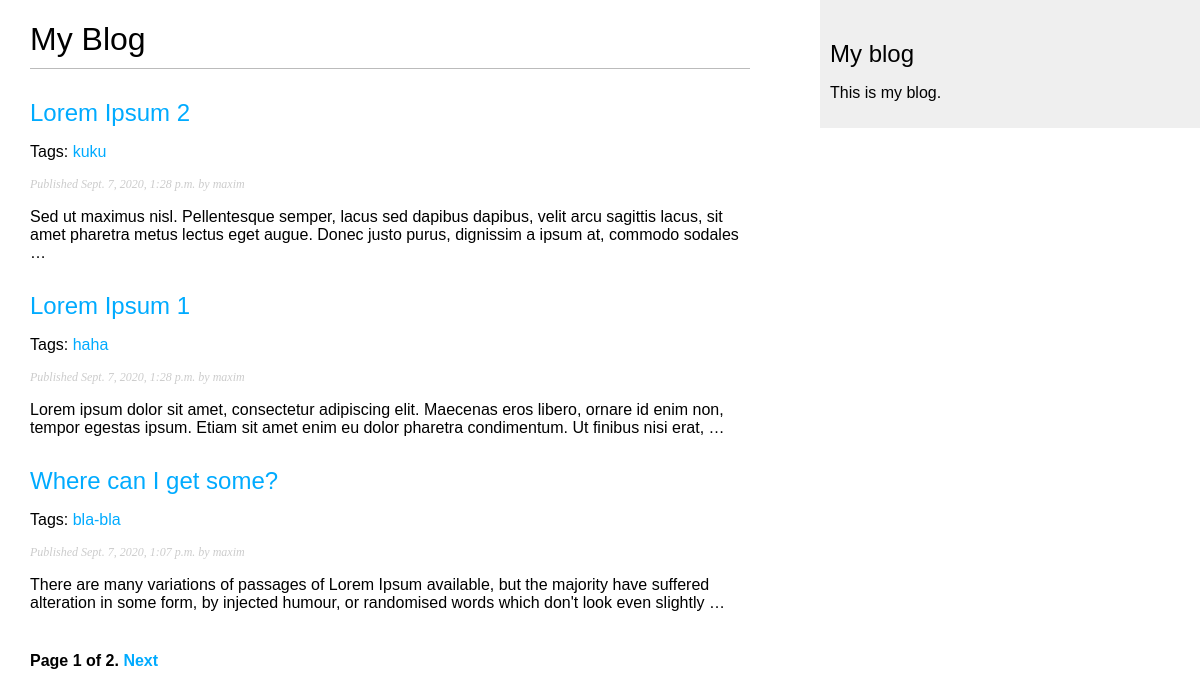
Screenshot of /blog/ with the database file from the repository.
### blog/models.py (models this page shows, shortened)
class Post(models.Model):
    STATUS_CHOICES = (
        ('draft', 'Draft'),
        ('published', 'Published'),
    )
    title = models.CharField(max_length=250)
    slug = models.SlugField(max_length=250,
                            unique_for_date='publish')
    author = models.ForeignKey(User,
                              on_delete=models.CASCADE,
                              related_name='blog_posts')
    body = models.TextField()
    publish = models.DateTimeField(default=timezone.now)
    created = models.DateTimeField(auto_now_add=True)
    updated = models.DateTimeField(auto_now=True)
    status = models.CharField(max_length=10,
                              choices=STATUS_CHOICES,
                              default='draft')
    objects = models.Manager() # The default manager.
    published = PublishedManager() # Our custom manager.
    tags = TaggableManager()
    class Meta:
        ordering = ('-publish',)
    def get_absolute_url(self):
        return reverse('blog:post_detail',
                       args=[self.publish.year,
                             self.publish.month,
                             self.publish.day, self.slug])

### blog/views.py (the view)
# urls.py: path('', views.post_list, name='post_list'),
def post_list(request, tag_slug=None):
    object_list = Post.published.all()
    tag = None
    if tag_slug:
        tag = get_object_or_404(Tag, slug=tag_slug)
        object_list = object_list.filter(tags__in=[tag])
    paginator = Paginator(object_list, 3) # 3 posts in each page
    page = request.GET.get('page')
    try:
        posts = paginator.page(page)
    except PageNotAnInteger:
        posts = paginator.page(1)
    except EmptyPage:
        posts = paginator.page(paginator.num_pages)
    return render(request,
                 'blog/post/list.html',
                 {'page': page,
                  'posts': posts,
                  'tag': tag})

### blog/models.py (called while the page is built)
    def get_queryset(self):
        return super().get_queryset().filter(status='published')

### blog/templates/blog/post/list.html (shortened to what this page needs)
{% extends "blog/base.html" %}
{% block content %}
  <h1>My Blog</h1>
  {% for post in posts %}
    <h2>
      <a href="{{ post.get_absolute_url }}">
        {{ post.title }}
      </a>
    </h2>
    <p class="tags">
      Tags:
      {% for tag in post.tags.all %}
        <a href="{% url "blog:post_list_by_tag" tag.slug %}">
          {{ tag.name }}
        </a>
      {% endfor %}
    </p>
    <p class="date">
      Published {{ post.publish }} by {{ post.author }}
    </p>
    {{ post.body|truncatewords:30|linebreaks }}
  {% endfor %}
  {% include "pagination.html" with page=posts %}
{% endblock %}

### blog/templates/blog/base.html (shortened to what this page needs)
{% load static %}
<!DOCTYPE html>
<html>
<head>
  <link href="{% static "css/blog.css" %}" rel="stylesheet">
</head>
<body>
  <div id="content">
    {% block content %}
    {% endblock %}
  </div>
  <div id="sidebar">
    <h2>My blog</h2>
    <p>This is my blog.</p>
  </div>
</body>
</html>

### blog/templates/pagination.html (shortened to what this page needs)
<div class="pagination">
    <span class="step-links">
      <span class="current">
        Page {{ page.number }} of {{ page.paginator.num_pages }}.
      </span>
      {% if page.has_next %}
        <a href="?page={{ page.next_page_number }}">Next</a>
      {% endif %}
    </span>
  </div>

### blog/static/css/blog.css (style rules this page uses)
body { margin:0; padding:0; font-family:helvetica, sans-serif; }
a { color:#00abff; text-decoration:none; }
h1 { font-weight:normal; border-bottom:1px solid #bbb; padding:0 0 10px 0; }
h2 { font-weight:normal; margin:30px 0 0; }
#content { float:left; width:60%; padding:0 0 0 30px; }
#sidebar { float:right; width:30%; padding:10px; background:#efefef; height:100%; }
p.date { color:#ccc; font-family: georgia, serif; font-size: 12px; font-style: italic; }
.pagination { margin:40px 0; font-weight:bold; }

### rows the page displays
Post: title "Lorem Ipsum 2", publish "Sept. 7, 2020, 1:28 p.m.", author "maxim", body "Sed ut maximus nisl. Pellentesque semper, lacus sed dapibus dapibus, velit arcu sagittis lacus, sit amet pharetra metus lectus eget augue. Donec justo purus, dignissim a ipsum at, commodo sodales …"
Tag: name "kuku"
Post: title "Lorem Ipsum 1", publish "Sept. 7, 2020, 1:28 p.m.", author "maxim", body "Lorem ipsum dolor sit amet, consectetur adipiscing elit. Maecenas eros libero, ornare id enim non, tempor egestas ipsum. Etiam sit amet enim eu dolor pharetra condimentum. Ut finibus nisi erat, …"
Tag: name "haha"
Post: title "Where can I get some?", publish "Sept. 7, 2020, 1:07 p.m.", author "maxim", body "There are many variations of passages of Lorem Ipsum available, but the majority have suffered alteration in some form, by injected humour, or randomised words which don't look even slightly …"
Tag: name "bla-bla"

### other values shown
{{ page.number }} "1"
{{ page.paginator.num_pages }} "2"
